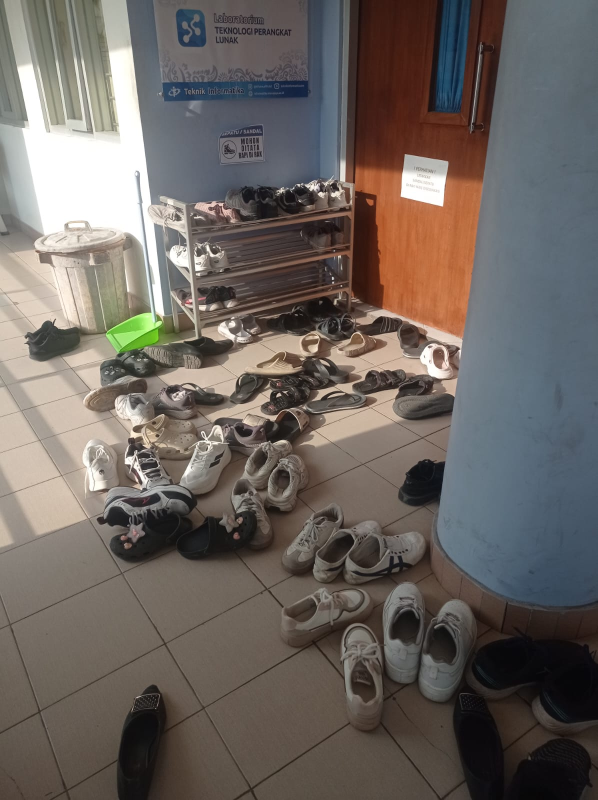
#> input picture foto-psd/berantakan/24-003 Berantakan 2.jpg, 1196 x 1600 px (shown at 1/2 size); its folder holds only this picture in this run
$ jupyter execute --allow-errors PSD_Klasifikasi_Kerapian_lab.ipynb   (older library calls are emulated)
#> lines starting #> are read from the running program, lines starting #| are printed output that depends on the picture
[cell 1]
# 1. Install library tambahan jika belum ada
# !pip install -q scikit-image xgboost

import os
import cv2
import numpy as np
import pandas as pd
import matplotlib.pyplot as plt
import seaborn as sns
from scipy.stats import skew
from skimage.feature import graycomatrix, graycoprops

# 2. Tentukan path folder dataset lokal (folder 'foto-psd' di dalam 'Kerapian_Lab')
possible_paths = [
    os.path.join(os.getcwd(), "foto-psd"),
    os.path.join(os.getcwd(), "Kerapian_Lab", "foto-psd"),
    r"D:\kuliah\MatkulSem5\PSD\Kerapian_Lab\foto-psd"
]

dataset_path = None
for path in possible_paths:
    if os.path.exists(path):
        dataset_path = path
        break
#> pass 3 of the loop `for root, dirs, files in os.walk(output_dir):`:

if not dataset_path:
    dataset_path = os.path.join(os.getcwd(), "foto-psd")

# 3. Cari otomatis folder yang berisi subfolder 'rapi' dan 'berantakan'
output_dir = None

if os.path.exists(dataset_path):
    for root, dirs, files in os.walk(dataset_path):
        dirs_lower = [d.lower() for d in dirs]
        if 'rapi' in dirs_lower and 'berantakan' in dirs_lower:
            output_dir = root
            break
    if not output_dir:
        output_dir = dataset_path
else:
    output_dir = dataset_path

if output_dir and os.path.exists(output_dir):
    print(f"✅ Folder dataset berhasil ditemukan di:\n   {output_dir}\n")
else:
    print(f"⚠️ Folder dataset belum ditemukan di: {output_dir}")
    print("   Pastikan folder 'foto-psd' (berisi subfolder 'rapi' dan 'berantakan') berada di dalam folder 'Kerapian_Lab'.\n")

# 4. Cek jumlah seluruh foto di dalam folder rapi & berantakan
print("Ringkasan isi folder dataset:")
found_classes = False
if os.path.exists(output_dir):
    for root, dirs, files in os.walk(output_dir):
        folder_name = os.path.basename(root).lower()
        if folder_name in ['rapi', 'berantakan']:
            found_classes = True
            img_files = [f for f in files if f.lower().endswith(('.png', '.jpg', '.jpeg', '.bmp', '.webp'))]
            print(f"- Kelas '{folder_name}': {len(img_files)} gambar")

if not found_classes:
    print("- Belum ada gambar ditemukan. Silakan letakkan foto ke dalam subfolder 'rapi' dan 'berantakan'.")

[cell 2]
# Ambil 1 sampel gambar pertama dari folder untuk demonstrasi matriks GLCM
sample_path = None
for root, dirs, files in os.walk(output_dir):
    for file in files:
        if file.lower().endswith(('.png', '.jpg', '.jpeg')):
            sample_path = os.path.join(root, file)
            break
    if sample_path:
        break

# Baca gambar, resize ke 256x256 agar komputasi konsisten, dan ubah ke RGB & Grayscale
img_bgr = cv2.imread(sample_path)
#> img_bgr is the input picture: shape (1600, 1196, 3); mean B, G, R 96.5, 101.4, 108.6
img_bgr = cv2.resize(img_bgr, (256, 256))
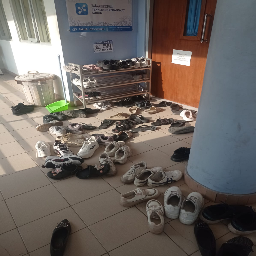
#> img_bgr: shape (256, 256, 3); mean B, G, R 96.5, 101.3, 108.5
img_rgb = cv2.cvtColor(img_bgr, cv2.COLOR_BGR2RGB)
img_gray = cv2.cvtColor(img_bgr, cv2.COLOR_BGR2GRAY)
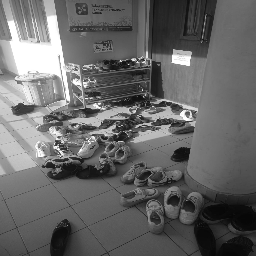
#> img_gray: shape (256, 256); min 6, max 255, mean 102.9

# Hitung Matriks Co-occurrence (GLCM) pada jarak d=1 untuk 4 sudut (0, 45, 90, 135 derajat)
angles_rad = [0, np.pi/4, np.pi/2, 3*np.pi/4]
glcm_matrix = graycomatrix(
    img_gray,
    distances=[1],
    angles=angles_rad,
    levels=256,
    symmetric=True,
    normed=True
)

# Visualisasi Citra Asli, Grayscale, dan Heatmap Matriks Co-occurrence (Sudut 0 derajat)
fig, axes = plt.subplots(1, 3, figsize=(15, 4.5))

axes[0].imshow(img_rgb)
axes[0].set_title(f"Citra RGB Asli\n({os.path.basename(sample_path)})")
axes[0].axis("off")

axes[1].imshow(img_gray, cmap="gray")
axes[1].set_title("Citra Grayscale (256x256)")
axes[1].axis("off")

# Tampilkan matriks GLCM sudut 0 derajat (log scale agar pola piksel terlihat jelas)
sns.heatmap(np.log1p(glcm_matrix[:, :, 0, 0]), cmap="viridis", ax=axes[2], cbar=True)
axes[2].set_title("Matriks Co-occurrence GLCM (Sudut 0°)")
axes[2].set_xlabel("Intensitas Piksel j")
axes[2].set_ylabel("Intensitas Piksel i")

plt.tight_layout()
plt.show()
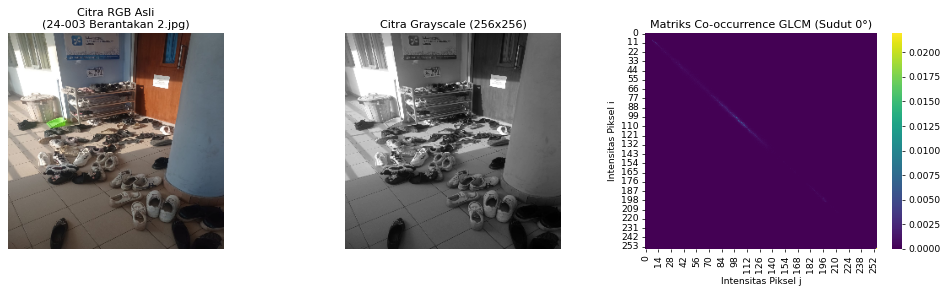
#> figure drawn by matplotlib, 4 panels

# Tampilkan potongan nilai numerik Matriks Co-occurrence (ukuran 8x8 teratas)
print("Potongan Matriks Co-occurrence GLCM (8x8 piksel pertama pada sudut 0°):")
df_glcm_sample = pd.DataFrame(glcm_matrix[:8, :8, 0, 0])
#> df_glcm_sample = table of 8 rows and 8 columns
#> pass 3 of the loop `for root, dirs, files in os.walk(output_dir):`:
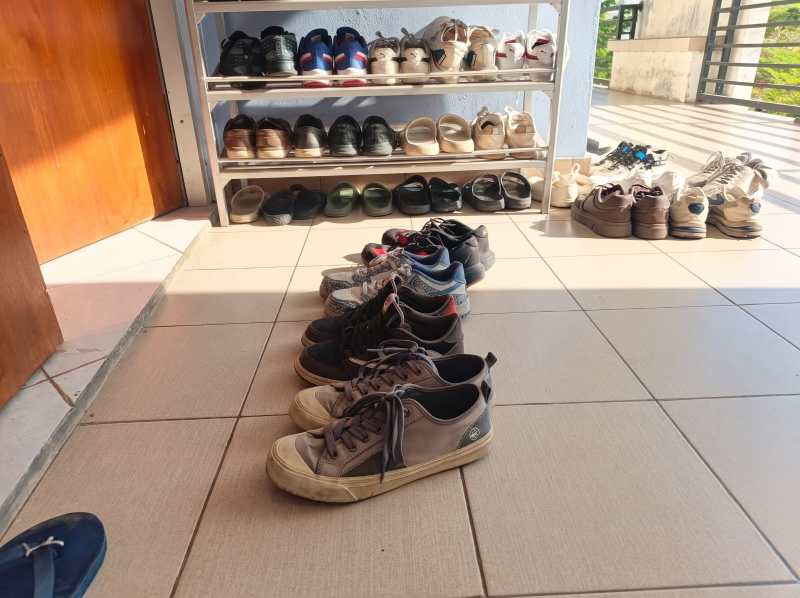
#> input picture foto-psd/rapi/24-003 Rapi 2.jpg, 2400 x 1792 px (shown at 1/3 size)
#> img_bgr is the input picture: shape (1792, 2400, 3); mean B, G, R 129.2, 145.6, 167.5
#> the loop `for aug_img in aug_images:` made 3 passes
#> (std_b in extract_14_features_pro, skew_r in extract_14_features_pro, skew_g in extract_14_features_pro, skew_b in extract_14_features_pro, energy in extract_14_features_pro, contrast in extract_14_features_pro, correlation in extract_14_features_pro, homogeneity in extract_14_features_pro) on passes 1 to 3: (61.4, -0.558, -0.287, -0.158, 0.0947, 19.47, 0.596, 0.387), (61.4, -0.558, -0.287, -0.158, 0.0949, 19.47, 0.595, 0.387), (61.39, -0.56, -0.289, -0.159, 0.0962, 19.28, 0.597, 0.389)
#> pass 1, in extract_14_features_pro (call 4), `img_crop = img_bgr[int(h*0.12):int(h*0.88), int(w*0.12):int(w*0.88)]`:
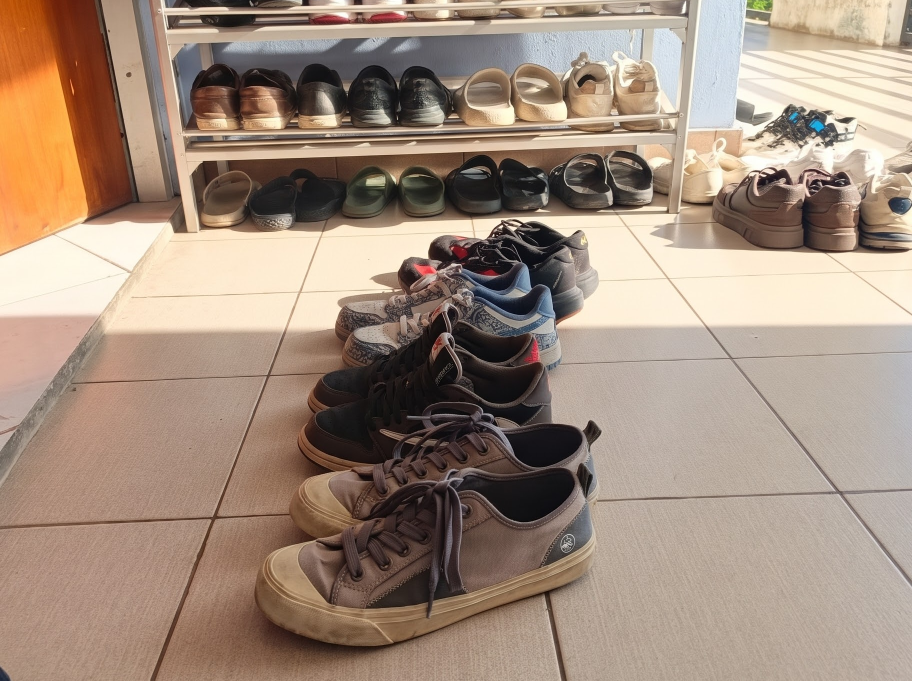
#> img_crop: shape (1361, 1824, 3) (shown at 1/2 size); mean B, G, R 125.7, 141.6, 162.3
#> pass 1, in extract_14_features_pro (call 4), `img_gray = cv2.cvtColor(img_resized, cv2.COLOR_BGR2GRAY)`:
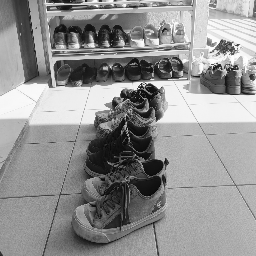
#> img_gray: shape (256, 256); min 4, max 255, mean 145.9
#> after the loop `for aug_img in aug_images:`: dataset_rows = 6 items
display(df_glcm_sample)

[cell 3]
# =====================================================================
# SEL 3 (OPTIMASI): EKSTRAKSI TEPAT 14 FITUR + AUGMENTASI CITRA
# =====================================================================
from scipy.stats import skew
from skimage.feature import graycomatrix, graycoprops

def extract_14_features_pro(img_bgr):
    # 1. Center Crop 15% tepi luar untuk membuang area lantai/dinding kosong
    h, w, _ = img_bgr.shape
    img_crop = img_bgr[int(h*0.12):int(h*0.88), int(w*0.12):int(w*0.88)]
    img_resized = cv2.resize(img_crop, (256, 256))

    # Konversi ke RGB dan Grayscale
    img_rgb = cv2.cvtColor(img_resized, cv2.COLOR_BGR2RGB)
    img_gray = cv2.cvtColor(img_resized, cv2.COLOR_BGR2GRAY)

    # ---------------------------------------------------------
    # A. 9 FITUR WARNA (Mean, Std, Skewness tiap channel R, G, B)
    # ---------------------------------------------------------
    R = img_rgb[:, :, 0].flatten().astype(np.float64)
    G = img_rgb[:, :, 1].flatten().astype(np.float64)
    B = img_rgb[:, :, 2].flatten().astype(np.float64)

    mean_r, mean_g, mean_b = np.mean(R), np.mean(G), np.mean(B)
    std_r, std_g, std_b    = np.std(R), np.std(G), np.std(B)
    skew_r, skew_g, skew_b = skew(R), skew(G), skew(B)

    # ---------------------------------------------------------
    # B. PENAJAMAN TEPI & KONTRAS PADA GRAYSCALE SEBELUM GLCM
    # ---------------------------------------------------------
    # Gunakan CLAHE + Filter Gradien Sobel agar GLCM membaca pola garis/posisi sandal,
    # bukan sekadar membaca warna keramik lantai
    clahe = cv2.createCLAHE(clipLimit=2.5, tileGridSize=(8, 8))
    gray_clahe = clahe.apply(img_gray)

    sobelx = cv2.Sobel(gray_clahe, cv2.CV_64F, 1, 0, ksize=3)
    sobely = cv2.Sobel(gray_clahe, cv2.CV_64F, 0, 1, ksize=3)
    edge_mag = cv2.magnitude(sobelx, sobely)
    edge_gray = cv2.normalize(edge_mag, None, 0, 255, cv2.NORM_MINMAX).astype(np.uint8)

    # Gabungkan 60% citra grayscale CLAHE + 40% ketajaman garis tepi sandal
    hybrid_gray = cv2.addWeighted(gray_clahe, 0.6, edge_gray, 0.4, 0)

    # Kuantisasi ke 32 level derajat keabuan agar matriks Co-occurrence padat & diskriminatif
    gray_quantized = (hybrid_gray // 8).astype(np.uint8)

    # ---------------------------------------------------------
    # C. 5 FITUR GLCM (Energy, Entropy, Contrast, Correlation, Homogeneity)
    # ---------------------------------------------------------
    angles_rad = [0, np.pi/4, np.pi/2, 3*np.pi/4]
    glcm = graycomatrix(
        gray_quantized,
        distances=[1, 3, 5], # Multi-jarak untuk menangkap struktur barisan sandal
        angles=angles_rad,
        levels=32,
        symmetric=True,
        normed=True
    )

    energy      = float(np.mean(graycoprops(glcm, 'energy')))
    contrast    = float(np.mean(graycoprops(glcm, 'contrast')))
    correlation = float(np.mean(graycoprops(glcm, 'correlation')))
    homogeneity = float(np.mean(graycoprops(glcm, 'homogeneity')))

    # Hitung Shannon Entropy dari matriks GLCM
    entropy_list = []
    for d_idx in range(3):
        for a_idx in range(len(angles_rad)):
            P = glcm[:, :, d_idx, a_idx]
            ent = -np.sum(P * np.log2(P + 1e-10))
            entropy_list.append(ent)
    entropy = float(np.mean(entropy_list))

    # Hasil tetap TEPAT 14 FITUR sesuai instruksi tugas
    return {
        'Mean_R': mean_r, 'Mean_G': mean_g, 'Mean_B': mean_b,
        'Std_R': std_r,   'Std_G': std_g,   'Std_B': std_b,
        'Skew_R': skew_r, 'Skew_G': skew_g, 'Skew_B': skew_b,
        'Energy': energy,
        'Entropy': entropy,
        'Contrast': contrast,
        'Correlation': correlation,
        'Homogeneity': homogeneity
    }

# Ekstraksi dengan Augmentasi (Asli + Flip Horizontal + Flip Vertikal)
dataset_rows = []
valid_ext = ('.png', '.jpg', '.jpeg', '.bmp', '.webp')

print("Mengekstrak 14 fitur dengan Edge-Enhanced GLCM & Augmentasi Citra...")
for root, dirs, files in os.walk(output_dir):
    folder_name = os.path.basename(root).lower()
    if folder_name in ['rapi', 'berantakan']:
        for file in files:
            if file.lower().endswith(valid_ext):
                file_path = os.path.join(root, file)
                img_bgr = cv2.imread(file_path)
                if img_bgr is None:
                    continue

                # Buat variasi augmentasi agar dataset lebih kaya & pola tekstur lebih kuat
                aug_images = [
                    img_bgr,                             # 1. Gambar Asli
                    cv2.flip(img_bgr, 1),                # 2. Mirror Horizontal
                    cv2.rotate(img_bgr, cv2.ROTATE_180)  # 3. Rotasi 180 derajat
                ]

                for aug_img in aug_images:
                    feat = extract_14_features_pro(aug_img)
                    feat['Label'] = folder_name
                    dataset_rows.append(feat)

df_14 = pd.DataFrame(dataset_rows)
#> df_14 = table of 6 rows and 15 columns
csv_filename = "dataset_fitur_sandal_14fitur.csv"
df_14.to_csv(csv_filename, index=False)
if os.path.exists("/content/drive/MyDrive"):
    df_14.to_csv(f"/content/drive/MyDrive/{csv_filename}", index=False)

print(f"✅ Selesai! Total sampel sekarang: {len(df_14)} baris (3x lipat lebih kaya)")
#| ✅ Selesai! Total sampel sekarang: 6 baris (3x lipat lebih kaya)
print(f"✅ Jumlah fitur tetap: {len(df_14.columns)-1} fitur + 1 kolom Label")
#| ✅ Jumlah fitur tetap: 14 fitur + 1 kolom Label
display(df_14.head())
